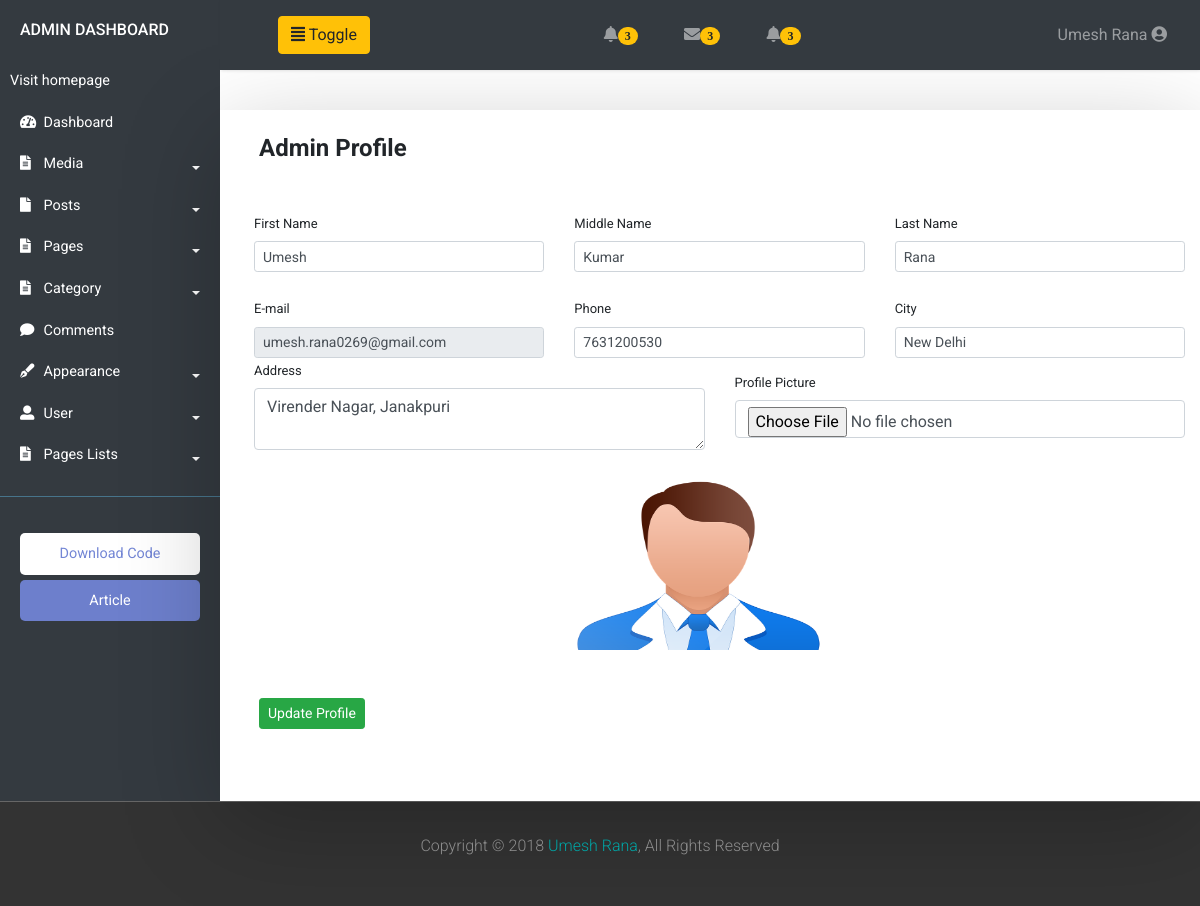
Screenshot of /admin-dashboard/admin-profile.php (signed in) with the database file from the repository.
### tables this page shows
CREATE TABLE `admin_registration` (
  `first_name` varchar(50) NOT NULL,
  `last_name` varchar(50) NOT NULL,
  `email` varchar(200) NOT NULL,
  `password` varchar(20) NOT NULL,
  `mobile` bigint(15) NOT NULL,
  `city` varchar(50) NOT NULL,
  `address` varchar(500) NOT NULL
);

CREATE TABLE `admin_profile` (
  `first_name` varchar(20) NOT NULL,
  `middle_name` varchar(20) NOT NULL,
  `last_name` varchar(20) NOT NULL,
  `email` varchar(200) NOT NULL,
  `mobile` bigint(20) NOT NULL,
  `city` varchar(20) NOT NULL,
  `address` varchar(200) NOT NULL,
  `profile_img` varchar(40) NOT NULL
);

### admin-dashboard/admin-profile.php (the view, shortened to what this page needs)
<?php
	include_once('../db-config/connection.php');
	include_once('header.php');
	$email = $_SESSION['user'];
	$mysql = "SELECT * FROM admin_profile WHERE email = '$email'";
	$data = mysqli_query($con, $mysql);
	$rowdata = mysqli_fetch_assoc($data);
?>
<div class="container pb-5" style="background-color: #fff; box-shadow: 0px 24px 94px 0px rgba(0,0,0,0.23);">
		<h4 class="font-weight-bold ml-4 pt-4"> Admin Profile </h4>
	<form method="post" enctype="multipart/form-data">
		<div class="row ml-1 mt-4 pt-4 pb-4">
			<div class="col-xl-4 col-lg-4 col-md-4 col-sm-10 col-10 m-auto">
				<label for="firstname">First Name </label>
					<input type="text" class="form-control form-control-sm" name="firstname" id="firstname" value="<?php echo $rowdata['first_name']; ?>">
			</div>
			<div class="col-xl-4 col-lg-4 col-md-4 col-sm-10 col-10 m-auto">
				<label for="middlename">Middle Name </label>
					<input type="text" class="form-control form-control-sm" name="middlename" id="middlename" value="<?php echo $rowdata['middle_name']; ?>">
			</div>
			<div class="col-xl-4 col-lg-4 col-md-4 col-sm-10 col-10 m-auto">
				<label for="lastname">Last Name </label>
					<input type="text" class="form-control form-control-sm" name="lastname" id="lastname" value="<?php echo $rowdata['last_name']; ?>">
			</div>
		</div>
		<div class="row ml-1">
			<div class="col-xl-4 col-lg-4 col-md-4 col-sm-10 col-10 m-auto">
				<label for="email">E-mail</label>
					<input type="email" disabled name="email" id="email" class="form-control form-control-sm" value="<?php echo $rowdata['email'];?>">
			</div>
			<div class="col-xl-4 col-lg-4 col-md-4 col-sm-10 col-10 m-auto">
				<label for="phone">Phone</label>
					<input type="phone" name="phone" id="phone" class="form-control form-control-sm" value="<?php echo $rowdata['mobile'];?>">
			</div>
			<div class="col-xl-4 col-lg-4 col-md-4 col-sm-10 col-10 m-auto">
				<label for="city">City</label>
					<input type="text" name="city" id="city" class="form-control form-control-sm" value="<?php echo $rowdata['city'];?>">
			</div>
		</div>
		<div class="row ml-1">
			<div class="col-xl-6 col-lg-6 col-md-6 col-sm-10 col-10 m-auto">
				<label for="address"> Address</label>
					<textarea class="form-control" name="address" id="address"><?php echo $rowdata['address'];?> </textarea>
			</div>
			<div class="col-xl-6 col-lg-6 col-md-6 col-sm-10 col-10 m-auto">
				<label for="file"> Profile Picture</label>
					<input type="file" name="file" id="file" class="form-control form-control-md">
			</div>
		</div>
		<div class="row ml-1">
			<div class="col-lg-4 offset-7 col-sm-10 col-10 m-auto">
				<img class="img-fluid" style="height: 200px; width: 250px;" src="<?php echo $rowdata['profile_img']; ?>">
			</div>
		</div>
		<div class="row ml-4 mt-5">
			<input type="submit" name="submit" value="Update Profile" class="btn btn-success btn-sm">
		</div>
	</form>
</div>
<?php include_once 'footer.php'; ?>

### admin-dashboard/header.php (shortened to what this page needs)
<?php
include_once('../db-config/connection.php');
$user = $_SESSION['user'];
$query = "SELECT * FROM admin_registration WHERE email = '$user' ";
$data = mysqli_query($con, $query);
$row = mysqli_fetch_assoc($data);
$name = $row['first_name'] . " " . $row['last_name'];
?>
<!DOCTYPE html>
<html>
<head>
	<link rel="stylesheet" type="text/css" href="css/bootstrap.min.css">
	<link rel="stylesheet" type="text/css" href="fontawesome/css/all.min.css">
	<link rel="stylesheet" type="text/css" href="style/customstyle34.css">
	<link rel="stylesheet" type="text/css" href="style/contentstyle.css">
</head>
<body>
	<div class="wrapper">
		<nav id="sidebar">
			<div class="sidebar-header">
				<h6 class="text-uppercase" style="position: fixed;"> Admin Dashboard </h6>
			</div>
			<ul class="list-unstyled components">
				<li>
					<a href="../index.php" target="_blank">Visit homepage</a>
				</li>
				<li>
					<a href="#homeSubmenu">
					<span class="icon-area">
						<i class="fas fa-tachometer-alt"></i>
					</span>Dashboard </a>
				</li>
				<li>
					<a href="#media" data-toggle="collapse" aria-expanded="false" class="dropdown-toggle">
						<span class="icon-area">
							<i class="fas fa-file-alt"> </i>
						</span>
					Media </a>
				</li>
				<li>
					<a href="#homeSubmenu1" data-toggle="collapse" aria-expanded="false" class="dropdown-toggle">
					<span class="icon-area"><i class="fas fa-file"></i></span> Posts </a>
				</li>
				<li>
					<a href="#comments" data-toggle="collapse" aria-expanded="false" class="dropdown-toggle">
						<span class="icon-area">
							<i class="fas fa-file-alt"> </i>
						</span>
					Pages </a>
				</li>
				<li>
					<a href="#category" data-toggle="collapse" aria-expanded="false" class="dropdown-toggle">
						<span class="icon-area">
							<i class="fas fa-file-alt"> </i>
						</span>
					Category </a>
				</li>
				<li>
					<a href="#"><span class="icon-area"><i class="fas fa-comment"> </i></span> Comments </a>
				</li>
				<li>
					<a href="#appearance" data-toggle="collapse" aria-expanded="false" class="dropdown-toggle">
						<span class="icon-area">
							<i class="fas fa-pen-fancy"> </i>
						</span>
					Appearance </a>
				</li>
				<li>
					<a href="#user" data-toggle="collapse" aria-expanded="false" class="dropdown-toggle">
						<span class="icon-area">
							<i class="fas fa-user-alt"> </i>
						</span>
					User </a>
				</li>
				<li>
					<a href="#dummy" data-toggle="collapse" aria-expanded="false" class="dropdown-toggle">
						<span class="icon-area">
							<i class="fas fa-file-alt"> </i>
						</span>
					Pages Lists</a>
				</li>
			</ul>
			<ul class="list-unstyled CTAs">
				<li>
					<a href="#" class="download">Download Code </a>
				</li>
				<li>
					<a href="#" class="article">Article </a>
				</li>
			</ul>
		</nav>
		<div class="content" style="z-index: 999;">
			<nav class="navbar navbar-expand-lg navbar-dark bg-dark sticky-top" >
				<button type="button" id="sidebarCollapse" class="btn btn-warning ml-5">
					<i class="fas fa-align-justify"> </i>
					<span>Toggle</span>
				</button>
				  <div class="collapse navbar-collapse" id="navbarNav">
				    <ul class="navbar-nav ml-auto text-right">
				         <li class="nav-item dropdown">
					        <a class="nav-link" href="#" id="navbarDropdown" role="button" data-toggle="dropdown" aria-haspopup="true" aria-expanded="false">
					          <i class="fas fa-bell"><span class="badge badge-pill badge-warning">3</span></i>
					        </a>
					      </li>
					      <li class="nav-item dropdown">
					        <a class="nav-link" href="#" id="navbarDropdown" role="button" data-toggle="dropdown" aria-haspopup="true" aria-expanded="false">
					          <i class="fas fa-envelope"><span class="badge badge-pill badge-warning">3</span></i>
					        </a>
					      </li>
					      <li class="nav-item dropdown">
					        <a class="nav-link" href="#" id="navbarDropdown" role="button" data-toggle="dropdown" aria-haspopup="true" aria-expanded="false">
					          <i class="fas fa-bell"><span class="badge badge-pill badge-warning">3</span></i>
					        </a>
					      </li>
				    </ul>
				     <ul class="navbar-nav ml-auto text-right">
				         <li class="nav-item dropdown">
					        <a class="nav-link" href="#" id="navbarDropdown" role="button" data-toggle="dropdown" aria-haspopup="true" aria-expanded="false"><?php echo $name; ?>
					         <span><i class="fas fa-user-circle"></i></span>
					        </a>
					      </li>
				  </div>
</nav>

### admin-dashboard/footer.php (shortened to what this page needs)
	</div>
</div>
<div class="footer">
	<p class="text-center">Copyright &copy; 2018 <a href="https://www.programmingcraze.com"> Umesh Rana</a>, All Rights Reserved  </p>
</body>
</html>

### admin-dashboard/style/customstyle34.css (style rules this page uses)
body { font-family: 'Roboto', sans-serif; background-color: #fff; }
p { font-size: 1em; font-weight: 300; line-height: 1.7em; color: #999; }
a, a:hover, a:focus { color: inherit; text-decoration: none; transition: all 0.3s; }
.content { width: 107%; }
.navbar { padding: 15px 10px; background: #333; border: none; border-radius: 0; margin-bottom: 40px; box-shadow: 1px 1px 3px rgba(0, 0, 0, 0.1); }
.icon-area { padding: 0 10px; }
.icon-area .fas { width: 10px; }
.wrapper { display: flex; width: 100%; align-items: stretch; }
#sidebar { min-width: 220px; max-width: 220px; background: #343a40 !important; color: #fff; transition: all 0.3s; }
#sidebar .sidebar-header { padding: 20px; background: #343a40 !important; }
#sidebar ul.components { padding: 20px 0px; border-bottom: 1px solid #47748b; }
#sidebar ul li a { padding: 10px; font-size: 0.9em; display: block; }
a[data-toggle="collapse"] { position: relative; }
.dropdown-toggle:after { display: block; position: absolute; top: 60%; right: 20px; transform: translateY(-50%); }
ul.CTAs { padding: 20px; }
ul.CTAs a { text-align: center; font-size: 0.9em !important; display: block; border-radius: 5px; margin-bottom: 5px; }
a.download { background: #fff; color: #7386D5; }
a.article, a.article:hover { background: #6d7fcc !important; color: #fff !important; }
.footer { background-color: #333; padding: 30px 0px; border-top: 1px solid #666; }
.footer p a { color: #00b3b3; }
.nav-item { margin: 0px 15px; }

### admin-dashboard/admin-profile.php (style rules this page uses)
label { font-size: 13px; }

### rows the page displays
admin_registration: name "Umesh Rana"
admin_profile: firstname "Umesh", middlename "Kumar", lastname "Rana", email "umesh.rana0269@gmail.com", phone "7631200530", city "New Delhi", address "Virender Nagar, Janakpuri", profile_img (picture)
